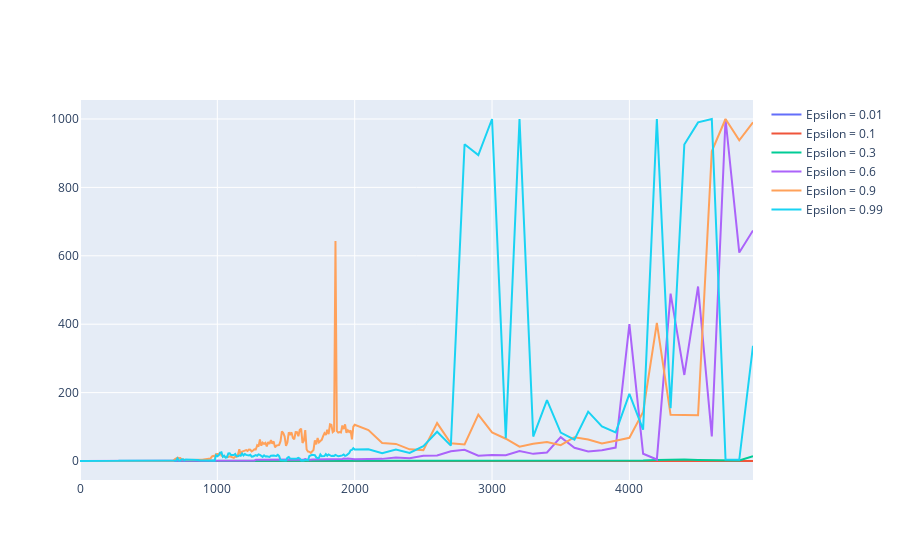

Write notebook code for a chart like this one.
### Markdown cell above
#### epsilon

### Code cell
fig=go.Figure()
eps=[0.01,0.1,0.3,0.6,0.9,0.99]
agents=[]
    
for i,e in enumerate(eps):
    S=SARSAgent(e, .1, 1, env)
    S.train(5000,history=True,N_test=100,max_score=1000)
    fig.add_trace(go.Scatter(x=S.num_ep,y=S.S,name=f"Epsilon = {e}"))
fig.show()

### Figure 1 — Plotly figure (JSON) as saved in the notebook; plotly's stock layout.template omitted (floating-point values rounded to 4 significant figures; data arrays with more than 128 entries replaced by an {"elided": "..."} marker saying what was removed)
{"data": [{"name": "Epsilon = 0.01", "type": "scatter", "x": {"elided": "230 int values"}, "y": {"elided": "230 int values"}}, {"name": "Epsilon = 0.1", "type": "scatter", "x": {"elided": "230 int values"}, "y": {"elided": "230 int values"}}, {"name": "Epsilon = 0.3", "type": "scatter", "x": {"elided": "230 int values"}, "y": {"elided": "230 float values"}}, {"name": "Epsilon = 0.6", "type": "scatter", "x": {"elided": "230 int values"}, "y": {"elided": "230 float values"}}, {"name": "Epsilon = 0.9", "type": "scatter", "x": {"elided": "230 int values"}, "y": {"elided": "230 float values"}}, {"name": "Epsilon = 0.99", "type": "scatter", "x": {"elided": "230 int values"}, "y": {"elided": "230 float values"}}], "layout": {}}
